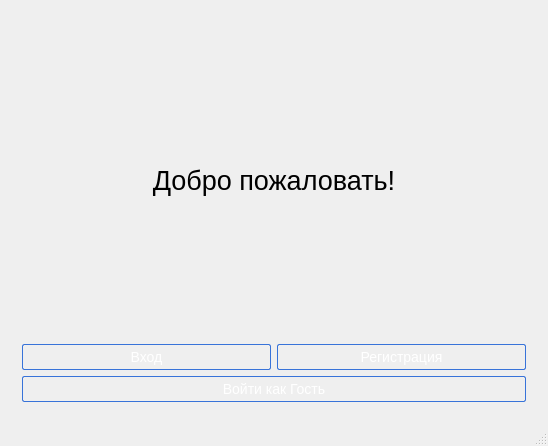
<?xml version="1.0" encoding="UTF-8"?>
<ui version="4.0">
 <class>MainWindow</class>
 <widget class="QMainWindow" name="MainWindow">
  <property name="geometry">
   <rect>
    <x>0</x>
    <y>0</y>
    <width>548</width>
    <height>446</height>
   </rect>
  </property>
  <property name="windowTitle">
   <string>MainWindow</string>
  </property>
  <property name="styleSheet">
   <string notr="true">QPushButton {
    padding:4px;
    color: #fff;
    font-size: 14px;
    border-radius: 2px;
    border: 1px solid #3873d9;
    background-color: qlineargradient( x1: 0, y1: 0, x2: 0, y2: 1,
                                        stop: 0 #4287ff, stop: 1 #356ccc);
 }

QPushButton:pressed {
    color: #111;
    border: 1px solid #3873d9;
    background: #fff;
 }

QMessageBox:QPushButton {
 	padding:4px;
    color: #fff;
    font-size: 14px;
    border-radius: 2px;
    border: 1px solid #3873d9;
    background-color: qlineargradient( x1: 0, y1: 0, x2: 0, y2: 1,
                                        stop: 0 #4287ff, stop: 1 #356ccc);
 }

QMessageBox:QPushButton:pressed {
    color: #111;
    border: 1px solid #3873d9;
    background: #fff;
 }</string>
  </property>
  <widget class="QWidget" name="centralWidget">
   <layout class="QGridLayout" name="gridLayout">
    <item row="0" column="0">
     <widget class="QStackedWidget" name="stackedWidget">
      <property name="currentIndex">
       <number>0</number>
      </property>
      <widget class="QWidget" name="page">
       <layout class="QGridLayout" name="gridLayout_2">
        <item row="1" column="0">
         <layout class="QVBoxLayout" name="verticalLayout">
          <item>
           <layout class="QHBoxLayout" name="horizontalLayout">
            <item>
             <widget class="QPushButton" name="mainEnterButton">
              <property name="text">
               <string>Вход</string>
              </property>
             </widget>
            </item>
            <item>
             <widget class="QPushButton" name="mainRegButton">
              <property name="text">
               <string>Регистрация</string>
              </property>
             </widget>
            </item>
           </layout>
          </item>
          <item>
           <widget class="QPushButton" name="enterGuestButton">
            <property name="text">
             <string>Войти как Гость</string>
            </property>
           </widget>
          </item>
         </layout>
        </item>
        <item row="0" column="0">
         <widget class="QLabel" name="label">
          <property name="font">
           <font>
            <pointsize>20</pointsize>
           </font>
          </property>
          <property name="text">
           <string>Добро пожаловать!</string>
          </property>
          <property name="alignment">
           <set>Qt::AlignCenter</set>
          </property>
         </widget>
        </item>
       </layout>
      </widget>
      <widget class="QWidget" name="page_2">
       <layout class="QGridLayout" name="gridLayout_4">
        <item row="4" column="0">
         <spacer name="verticalSpacer">
          <property name="orientation">
           <enum>Qt::Vertical</enum>
          </property>
          <property name="sizeHint" stdset="0">
           <size>
            <width>20</width>
            <height>40</height>
           </size>
          </property>
         </spacer>
        </item>
        <item row="0" column="0">
         <widget class="QLabel" name="label_2">
          <property name="font">
           <font>
            <pointsize>20</pointsize>
           </font>
          </property>
          <property name="text">
           <string>Вход</string>
          </property>
          <property name="alignment">
           <set>Qt::AlignCenter</set>
          </property>
         </widget>
        </item>
        <item row="3" column="0">
         <layout class="QHBoxLayout" name="horizontalLayout_4">
          <item>
           <spacer name="horizontalSpacer_3">
            <property name="orientation">
             <enum>Qt::Horizontal</enum>
            </property>
            <property name="sizeHint" stdset="0">
             <size>
              <width>40</width>
              <height>20</height>
             </size>
            </property>
           </spacer>
          </item>
          <item>
           <widget class="QPushButton" name="enterButton">
            <property name="text">
             <string>Выполнить вход</string>
            </property>
           </widget>
          </item>
          <item>
           <widget class="QPushButton" name="enterBackButton">
            <property name="text">
             <string>Назад</string>
            </property>
           </widget>
          </item>
          <item>
           <spacer name="horizontalSpacer_5">
            <property name="orientation">
             <enum>Qt::Horizontal</enum>
            </property>
            <property name="sizeHint" stdset="0">
             <size>
              <width>40</width>
              <height>20</height>
             </size>
            </property>
           </spacer>
          </item>
         </layout>
        </item>
        <item row="2" column="0">
         <layout class="QGridLayout" name="gridLayout_3">
          <item row="0" column="0">
           <widget class="QLabel" name="label_3">
            <property name="font">
             <font>
              <pointsize>14</pointsize>
             </font>
            </property>
            <property name="text">
             <string>Логин</string>
            </property>
           </widget>
          </item>
          <item row="0" column="1">
           <widget class="QLineEdit" name="enterLoginEdit"/>
          </item>
          <item row="1" column="0">
           <widget class="QLabel" name="label_4">
            <property name="font">
             <font>
              <pointsize>14</pointsize>
             </font>
            </property>
            <property name="text">
             <string>Пароль</string>
            </property>
           </widget>
          </item>
          <item row="1" column="1">
           <widget class="QLineEdit" name="enterPassEdit">
            <property name="echoMode">
             <enum>QLineEdit::Password</enum>
            </property>
           </widget>
          </item>
         </layout>
        </item>
        <item row="1" column="0">
         <spacer name="verticalSpacer_2">
          <property name="orientation">
           <enum>Qt::Vertical</enum>
          </property>
          <property name="sizeHint" stdset="0">
           <size>
            <width>20</width>
            <height>40</height>
           </size>
          </property>
         </spacer>
        </item>
       </layout>
      </widget>
      <widget class="QWidget" name="page_3">
       <layout class="QGridLayout" name="gridLayout_5">
        <item row="1" column="0">
         <layout class="QHBoxLayout" name="horizontalLayout_2">
          <item>
           <layout class="QVBoxLayout" name="verticalLayout_2">
            <item>
             <widget class="QLabel" name="label_6">
              <property name="font">
               <font>
                <pointsize>14</pointsize>
               </font>
              </property>
              <property name="text">
               <string>Логин:</string>
              </property>
             </widget>
            </item>
            <item>
             <widget class="QLabel" name="label_7">
              <property name="font">
               <font>
                <pointsize>14</pointsize>
               </font>
              </property>
              <property name="text">
               <string>Пароль:</string>
              </property>
             </widget>
            </item>
            <item>
             <widget class="QLabel" name="label_8">
              <property name="font">
               <font>
                <pointsize>14</pointsize>
               </font>
              </property>
              <property name="text">
               <string>Повторите пароль:</string>
              </property>
             </widget>
            </item>
            <item>
             <widget class="QLabel" name="label_9">
              <property name="font">
               <font>
                <pointsize>14</pointsize>
               </font>
              </property>
              <property name="text">
               <string>Имя:</string>
              </property>
             </widget>
            </item>
            <item>
             <widget class="QLabel" name="label_10">
              <property name="font">
               <font>
                <pointsize>14</pointsize>
               </font>
              </property>
              <property name="text">
               <string>Фамилия:</string>
              </property>
             </widget>
            </item>
            <item>
             <widget class="QLabel" name="label_11">
              <property name="font">
               <font>
                <pointsize>14</pointsize>
               </font>
              </property>
              <property name="text">
               <string>e-mail:</string>
              </property>
             </widget>
            </item>
           </layout>
          </item>
          <item>
           <layout class="QVBoxLayout" name="verticalLayout_3">
            <item>
             <widget class="QLineEdit" name="regLoginEdit"/>
            </item>
            <item>
             <widget class="QLineEdit" name="regPassEdit">
              <property name="echoMode">
               <enum>QLineEdit::Password</enum>
              </property>
             </widget>
            </item>
            <item>
             <widget class="QLineEdit" name="regRepeatPassEdit">
              <property name="echoMode">
               <enum>QLineEdit::Password</enum>
              </property>
             </widget>
            </item>
            <item>
             <widget class="QLineEdit" name="regNameEdit"/>
            </item>
            <item>
             <widget class="QLineEdit" name="regSurnameEdit"/>
            </item>
            <item>
             <widget class="QLineEdit" name="regMailEdit"/>
            </item>
           </layout>
          </item>
         </layout>
        </item>
        <item row="3" column="0">
         <layout class="QHBoxLayout" name="horizontalLayout_3">
          <item>
           <spacer name="horizontalSpacer">
            <property name="orientation">
             <enum>Qt::Horizontal</enum>
            </property>
            <property name="sizeHint" stdset="0">
             <size>
              <width>40</width>
              <height>20</height>
             </size>
            </property>
           </spacer>
          </item>
          <item>
           <widget class="QPushButton" name="regButton">
            <property name="text">
             <string>Зарегистрироваться</string>
            </property>
           </widget>
          </item>
          <item>
           <widget class="QPushButton" name="regBackButton">
            <property name="text">
             <string> Назад</string>
            </property>
           </widget>
          </item>
          <item>
           <spacer name="horizontalSpacer_2">
            <property name="orientation">
             <enum>Qt::Horizontal</enum>
            </property>
            <property name="sizeHint" stdset="0">
             <size>
              <width>40</width>
              <height>20</height>
             </size>
            </property>
           </spacer>
          </item>
         </layout>
        </item>
        <item row="0" column="0">
         <widget class="QLabel" name="label_5">
          <property name="font">
           <font>
            <pointsize>20</pointsize>
           </font>
          </property>
          <property name="text">
           <string>Регистрация</string>
          </property>
          <property name="alignment">
           <set>Qt::AlignCenter</set>
          </property>
         </widget>
        </item>
        <item row="2" column="0">
         <spacer name="verticalSpacer_3">
          <property name="orientation">
           <enum>Qt::Vertical</enum>
          </property>
          <property name="sizeHint" stdset="0">
           <size>
            <width>20</width>
            <height>40</height>
           </size>
          </property>
         </spacer>
        </item>
       </layout>
      </widget>
     </widget>
    </item>
   </layout>
  </widget>
  <widget class="QStatusBar" name="statusBar"/>
 </widget>
 <layoutdefault spacing="6" margin="11"/>
 <resources/>
 <connections/>
</ui>
